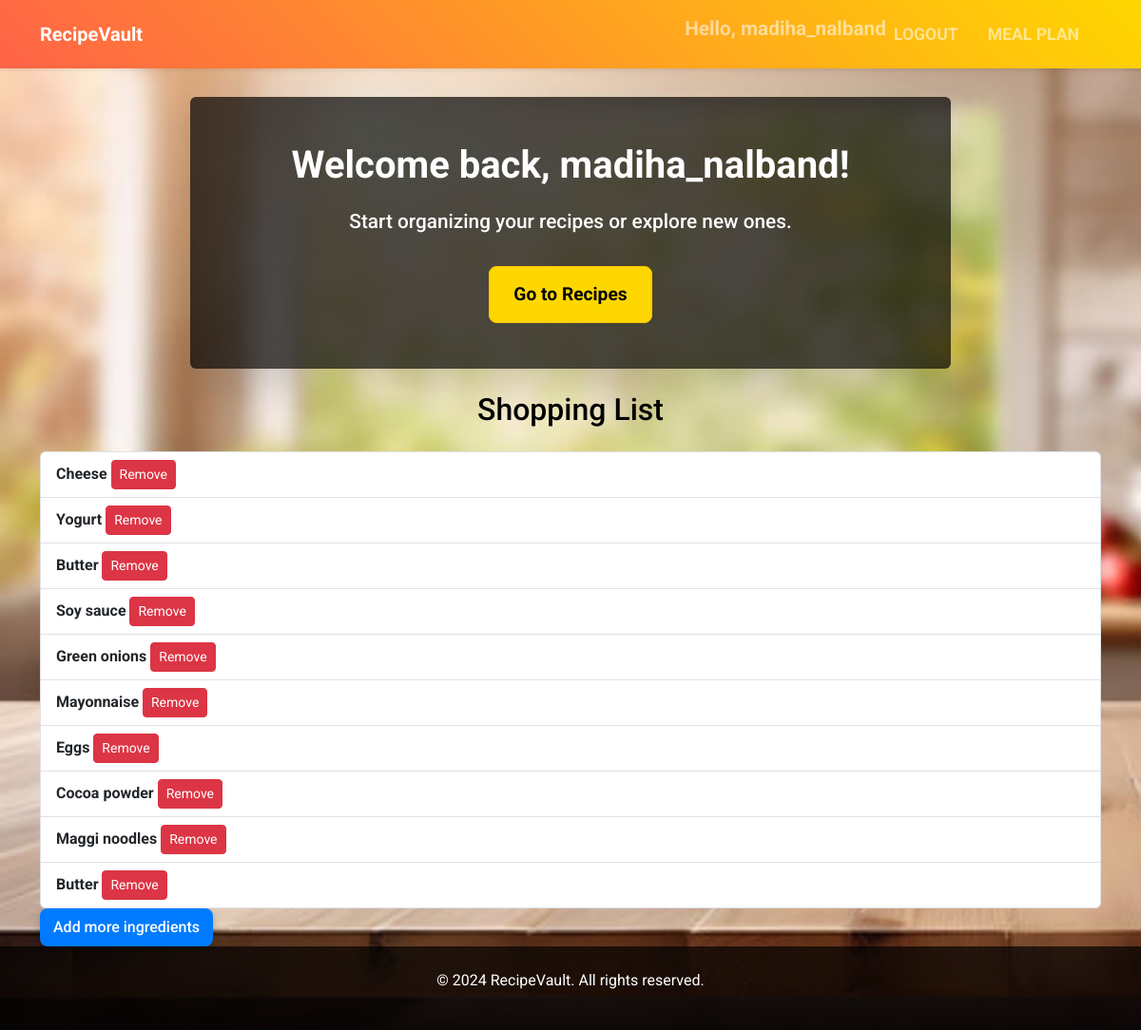
/shopping_list (signed in), run on an earlier commit of the app's database.
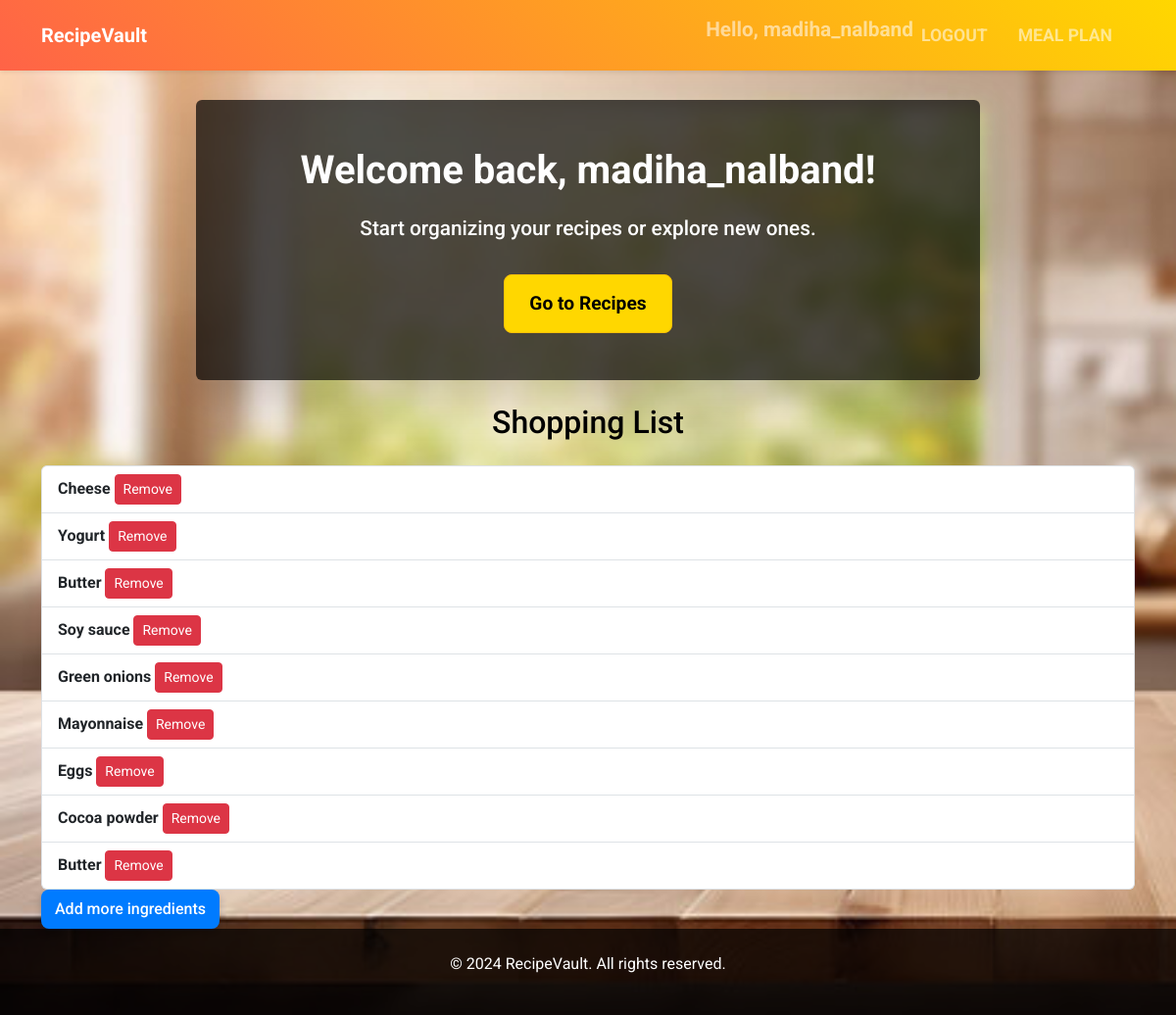
And on a later commit of the database.
### app.py (models this page shows, shortened)
class User(UserMixin, db.Model):
    id = db.Column(db.Integer, primary_key=True)
    username = db.Column(db.String(80), unique=True, nullable=False)
    password = db.Column(db.String(200), nullable=False)

class ShoppingListItem(db.Model):
    id = db.Column(db.Integer, primary_key=True)
    name = db.Column(db.String(100), nullable=False)
    user_id = db.Column(db.Integer, db.ForeignKey('user.id'), nullable=False)
    user = db.relationship('User', backref='shopping_list_items', lazy=True)

### app.py (the view)
@app.route('/shopping_list')
@login_required
def shopping_list():
    shopping_list_items = ShoppingListItem.query.filter_by(user_id=current_user.id).all()
    return render_template('shopping_list.html', shopping_list_items=shopping_list_items)

### app.py (called while the page is built)
@login_manager.user_loader
def load_user(user_id):
    return User.query.get(int(user_id))

### templates/shopping_list.html (shortened to what this page needs)
{% extends "index.html" %}
{% block content %}
    <h2 class="text-center my-4">Shopping List</h2>
    {% if shopping_list_items %}
        <ul class="list-group">
            {% for item in shopping_list_items %}
                <li class="list-group-item">
                    <strong>{{ item.name }}</strong>
                    <form method="POST" action="{{ url_for('delete_ingredient', id=item.id) }}" style="display:inline;">
                        <button type="submit" class="btn btn-sm btn-danger">Remove</button>
                    </form>
                </li>
            {% endfor %}
        </ul>
    {% else %}
        <p>Your shopping list is empty.</p>
    {% endif %}
    <a href="{{ url_for('add_ingredient') }}" class="btn btn-primary">Add more ingredients</a>
{% endblock %}

### templates/index.html (shortened to what this page needs)
<!DOCTYPE html>
<html lang="en">
<head>
    <link href="https://cdn.jsdelivr.net/npm/bootstrap@5.3.0-alpha1/dist/css/bootstrap.min.css" rel="stylesheet">
    <link rel="stylesheet" href="{{ url_for('static', filename='css/styles.css') }}">
</head>
<body>
    <nav class="navbar navbar-expand-lg navbar-dark bg-primary shadow-sm">
        <div class="container">
            <a class="navbar-brand" href="/">RecipeVault</a>
            <ul class="navbar-nav ms-auto">
                {% if current_user.is_authenticated %}
                    <li class="nav-item"><span class="navbar-text">Hello, {{ current_user.username }}</span></li>
                    <li class="nav-item"><a class="nav-link" href="/logout">Logout</a></li>
                    <li class="nav-item"><a class="nav-link" href="/meal_plan">Meal Plan</a></li>
                {% else %}
                    <li class="nav-item"><a class="nav-link" href="/login">Login</a></li>
                    <li class="nav-item"><a class="nav-link" href="/register">Register</a></li>
                {% endif %}
            </ul>
        </div>
    </nav>
    <div class="container mt-4">
        <div class="welcome-message text-center p-5 bg-dark text-white rounded shadow-lg mb-4">
            {% if current_user.is_authenticated %}
                <h2>Welcome back, {{ current_user.username }}!</h2>
                <p>Start organizing your recipes or explore new ones.</p>
                <a href="/recipes" class="btn btn-warning btn-lg">Go to Recipes</a>
            {% endif %}
        </div>
        {% block content %}{% endblock %}
    </div>
    <footer class="text-center py-4 bg-dark text-white">
        <p>© 2024 RecipeVault. All rights reserved.</p>
    </footer>
</body>
</html>

### static/css/styles.css (style rules this page uses)
body { font-family: 'Roboto', sans-serif; background-image: url('/static/images/background.jpg'); background-size: cover; color: #000000; min-height: 100vh; margin: 0; }
.navbar { margin-bottom: 30px; font-weight: bold; font-size: 1.3rem; background: linear-gradient(45deg, #FF6347, #FFD700); padding: 15px 0; }
.navbar-nav .nav-link { font-size: 1.1rem; text-transform: uppercase; margin-right: 15px; }
.welcome-message { max-width: 800px; margin: auto; background-color: rgba(0, 0, 0, 0.7); border-radius: 15px; box-shadow: 0 4px 30px rgba(0, 0, 0, 0.5); padding: 40px; text-align: center; }
.welcome-message h2 { font-size: 2.5rem; font-weight: 700; margin-bottom: 20px; text-align: center; }
.welcome-message p { font-size: 1.3rem; font-weight: 500; margin-bottom: 30px; }
.welcome-message .btn { padding: 15px 25px; font-size: 1.2rem; border-radius: 8px; }
.btn-warning { background-color: #FFD700; color: black; font-weight: bold; }
.btn-primary { background-color: #007bff; color: white; border-radius: 8px; border: 2px solid transparent; cursor: pointer; transition: all 0.3s ease; text-align: center; display: inline-block; font-weight: 500; box-shadow: 0 4px 8px rgba(0, 0, 0, 0.2); }
.btn-lg { font-size: 1.2rem; border-radius: 8px; }
footer { background-color: rgba(0, 0, 0, 0.9); color: #000; text-align: center; padding: 20px; position: relative; width: 100%; bottom: 0; }
.text-white { color: white !important; }
.bg-dark { background-color: rgba(0, 0, 0, 0.7) !important; }
body { font-family: 'Roboto', sans-serif; }

What changed in the data, as far as the page shows it:
removed ShoppingListItem: name "Maggi noodles"
